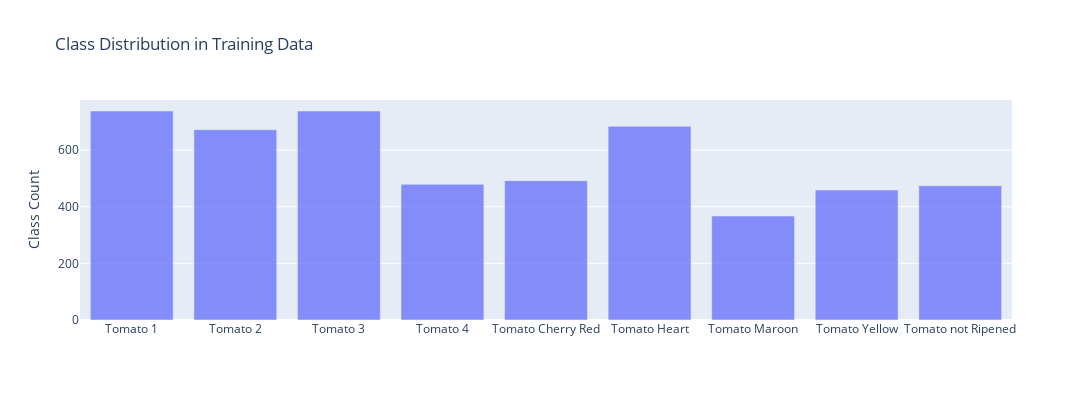

Notebook source saved alongside this figure:
### Code cell
x1, y1 = create_stack_bar_data('classes', training_data)
x1 = list(train_generator.class_indices.keys())

trace1 = go.Bar(x=x1, y=y1, opacity=0.75, name="Class Count")
layout = dict(height=400, width=1200, title='Class Distribution in Training Data', legend=dict(orientation="h"), 
                yaxis = dict(title = 'Class Count'))
fig = go.Figure(data=[trace1], layout=layout);
iplot(fig);

### Figure 1 — Plotly figure (JSON) as saved in the notebook; plotly's stock layout.template omitted (floating-point values rounded to 4 significant figures)
{"data": [{"name": "Class Count", "opacity": 0.75, "type": "bar", "x": ["Tomato 1", "Tomato 2", "Tomato 3", "Tomato 4", "Tomato Cherry Red", "Tomato Heart", "Tomato Maroon", "Tomato Yellow", "Tomato not Ripened"], "y": [738, 672, 738, 479, 492, 684, 367, 459, 474]}], "layout": {"height": 400, "legend": {"orientation": "h"}, "title": {"text": "Class Distribution in Training Data"}, "width": 1200, "yaxis": {"title": {"text": "Class Count"}}}}
